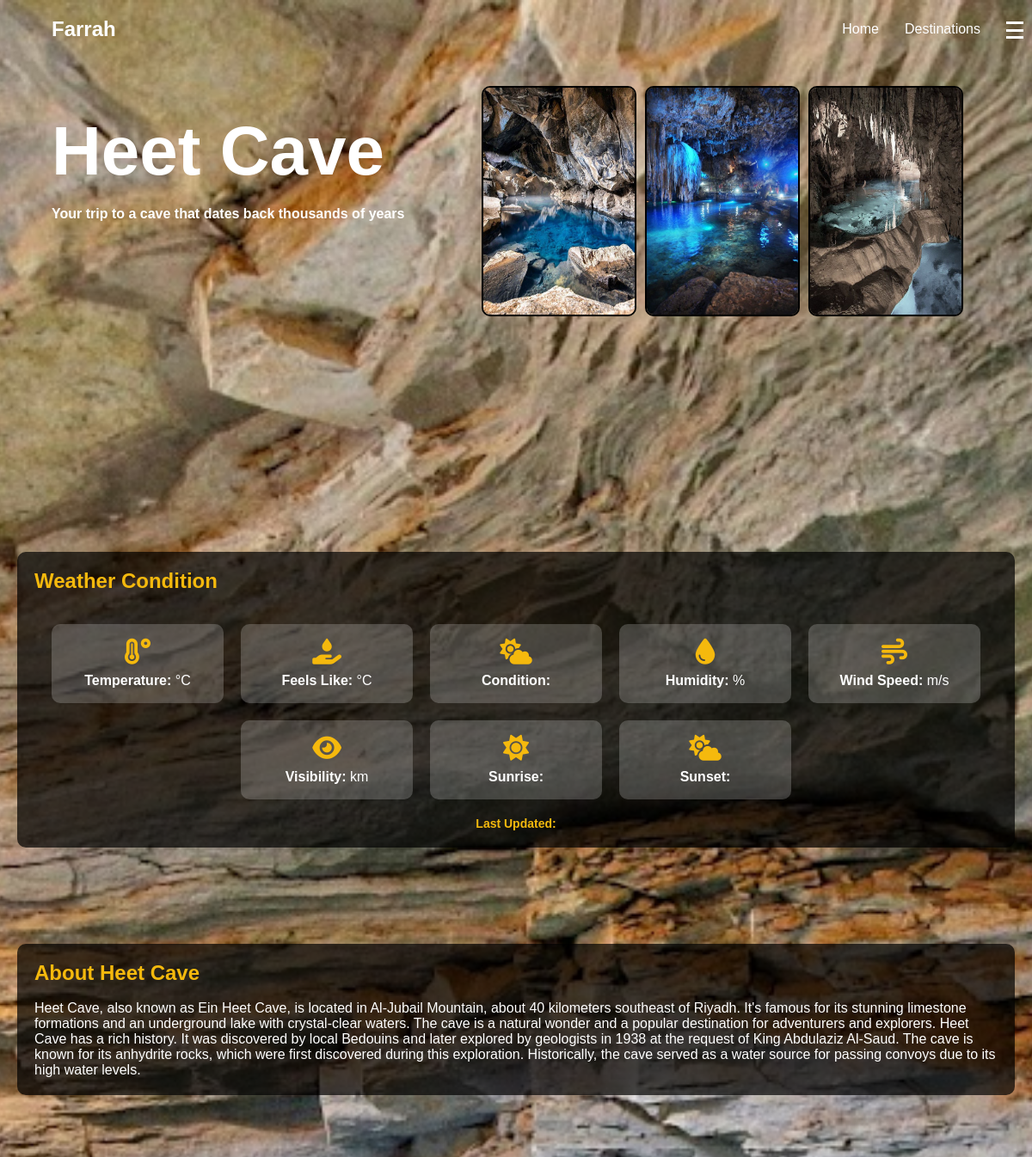
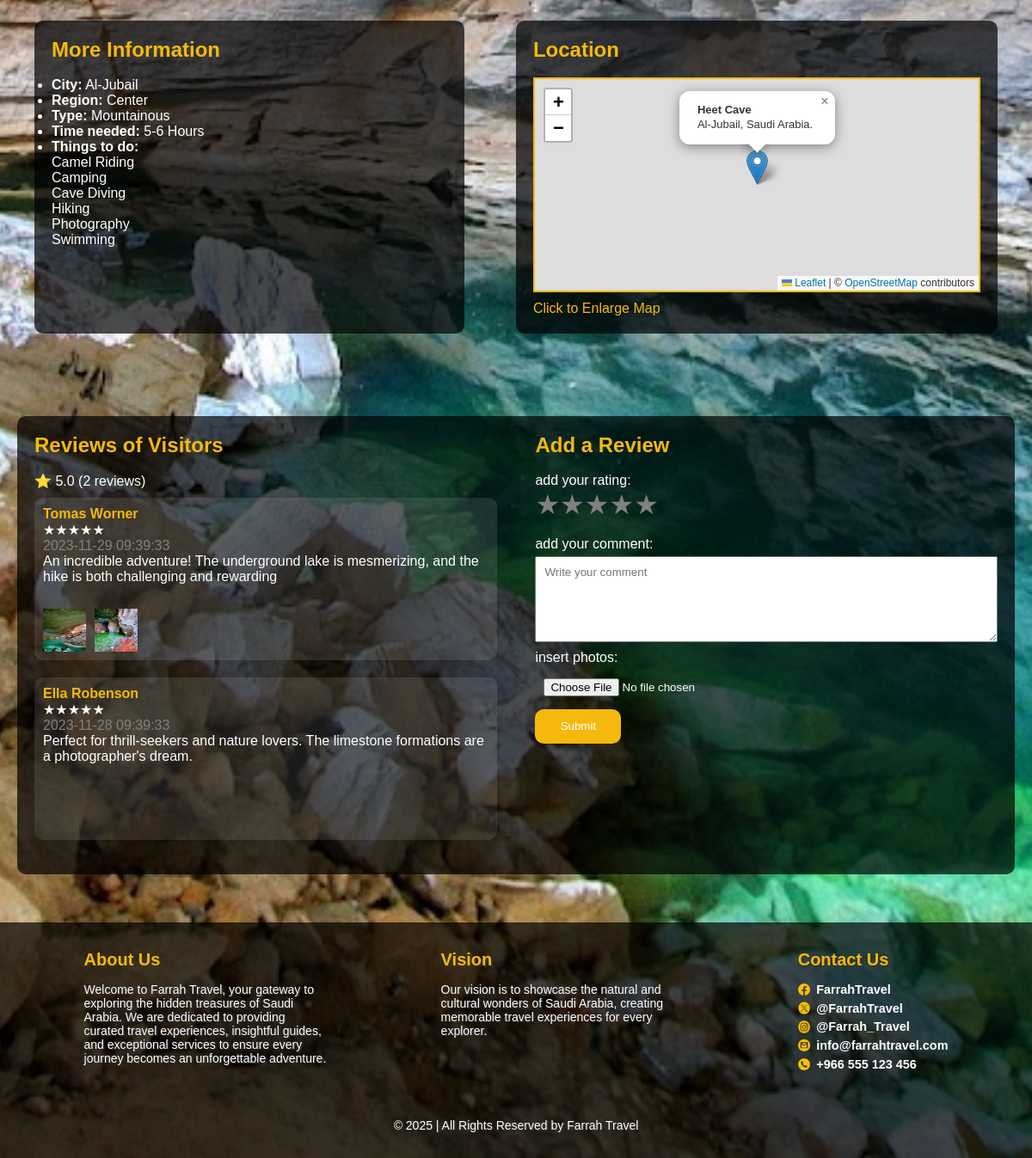
The page /DynamicDestination.php?DestinationID=1 on the database its author committed (2 pictures, top to bottom).
### tables this page shows
CREATE TABLE `destination` (
  `DestinationID` varchar(255) NOT NULL,
  `Name` varchar(100) NOT NULL,
  `Sentence` varchar(700) NOT NULL,
  `Latitude` float NOT NULL,
  `Longitude` float NOT NULL,
  `City` varchar(100) NOT NULL,
  `Region` varchar(100) NOT NULL,
  `Type` varchar(50) NOT NULL,
  `Description` varchar(700) NOT NULL,
  `TimeNeeded` varchar(20) NOT NULL,
  `BackgroundPhoto` varchar(800) NOT NULL
);

CREATE TABLE `destinationimage` (
  `DestinationID` varchar(255) NOT NULL,
  `DestinationImage` varchar(800) NOT NULL
);

CREATE TABLE `thingstodo` (
  `DestinationID` varchar(255) NOT NULL,
  `ThingsToDo` varchar(300) NOT NULL
);

CREATE TABLE `review` (
  `ReviewID` int(11) NOT NULL,
  `UserID` varchar(255) NOT NULL,
  `DestinationID` varchar(255) NOT NULL,
  `Rating` int(11) NOT NULL,
  `Comment` varchar(400) DEFAULT NULL,
  `Date` timestamp NOT NULL DEFAULT CURRENT_TIMESTAMP
);

CREATE TABLE `user` (
  `UserID` varchar(255) NOT NULL,
  `Name` varchar(50) NOT NULL,
  `PhoneNumber` varchar(15) NOT NULL,
  `Email` varchar(100) NOT NULL,
  `Password` varchar(255) NOT NULL
);

CREATE TABLE `reviewimage` (
  `ReviewID` int(255) NOT NULL,
  `ReviewImage` varchar(800) NOT NULL
);

### DynamicDestination.php (the view, shortened to what this page needs)
<?php
include 'db.php';
$destinationID = isset($_GET['DestinationID']) ? $_GET['DestinationID'] : '';
$query = "SELECT * FROM destination WHERE DestinationID = ?";
$stmt = $conn->prepare($query);
$stmt->bind_param("s", $destinationID);
$stmt->execute();
$result = $stmt->get_result();
$destination = $result->fetch_assoc();
$queryImages = "SELECT DestinationImage FROM destinationimage WHERE DestinationID = ?";
$stmt = $conn->prepare($queryImages);
$stmt->bind_param("i", $destinationID);
$stmt->execute();
$resultImages = $stmt->get_result();
$images = $resultImages->fetch_all(MYSQLI_ASSOC);
$queryThings = "SELECT ThingsToDo FROM thingstodo WHERE DestinationID = ?";
$stmt = $conn->prepare($queryThings);
$stmt->bind_param("i", $destinationID);
$stmt->execute();
$resultThings = $stmt->get_result();
$thingsToDo = $resultThings->fetch_all(MYSQLI_ASSOC);
$destinationID = isset($_GET['DestinationID']) ? $_GET['DestinationID'] : '';
$queryReviews = "SELECT r.*, u.Name FROM review r
                 JOIN user u ON r.UserID = u.UserID
                 WHERE r.DestinationID = ? ORDER BY r.Date DESC";
$stmt = $conn->prepare($queryReviews);
$stmt->bind_param("i", $destinationID);
$stmt->execute();
$resultReviews = $stmt->get_result();
$reviews = $resultReviews->fetch_all(MYSQLI_ASSOC);
$totalReviews = count($reviews);
$averageRating = $totalReviews ? array_sum(array_column($reviews, 'Rating')) / $totalReviews : 0;
?>
<!DOCTYPE html>
<html lang="en">
<head>
  <link rel="stylesheet" href="css/DestnitionStyle.css">
  <link rel="stylesheet" href="https://cdnjs.cloudflare.com/ajax/libs/font-awesome/6.4.2/css/all.min.css">
  <link rel="stylesheet" href="https://unpkg.com/leaflet@1.7.1/dist/leaflet.css" />
</head>
<body>
  <div class="slidebar-btn" id="slidebarBtn">
    <span class="bar"></span>
    <span class="bar"></span>
    <span class="bar"></span>
  </div>
  <header>
    <div class="header-left">
      <div class="logo">Farrah</div>
    </div>
    <nav>
      <ul>
        <li><a href="Home.html">Home</a></li>
        <li><a href="Destnition.html">Destinations</a></li>
      </ul>
    </nav>
  </header>
  <div class="background">
    <div class="overlay"></div>
  </div>
  <div class="destination-header">
    <div class="destination-info">
      <h1><?php echo htmlspecialchars($destination['Name']); ?></h1><br>
      <p><strong><?php echo htmlspecialchars($destination['Sentence']); ?></strong></p>
    </div>
    <div class="destination-images photo-container1">
      <?php
$i = 1;
foreach ($images as $img) { ?>
      <img class="review-photo1" src="<?php echo htmlspecialchars($img['DestinationImage']); ?>" alt="Destination Image" onclick="openModal('photo<?php echo $i; ?>')">
    <?php
    $i++;
}
?>
    </div>
  </div>
  <br><br><br><br><br><br><br><br><br><br><br><br><br>
  <div class="black-container">
    <h2 style="color: #f5b90d; text-align: center; text-align: left;">Weather Condition</h2> <br><br>
    <div class="weather-cards">
      <div class="weather-card">
        <i class="fas fa-temperature-high"></i>
        <p><strong>Temperature:</strong> <span id="temperature"></span>°C</p>
      </div>
      <div class="weather-card">
        <i class="fas fa-hand-holding-water"></i>
        <p><strong>Feels Like:</strong> <span id="feelsLike"></span>°C</p>
      </div>
      <div class="weather-card">
        <i class="fas fa-cloud-sun"></i>
        <p><strong>Condition:</strong> <span id="condition"></span></p>
      </div>
      <div class="weather-card">
        <i class="fas fa-tint"></i>
        <p><strong>Humidity:</strong> <span id="humidity"></span>%</p>
      </div>
      <div class="weather-card">
        <i class="fas fa-wind"></i>
        <p><strong>Wind Speed:</strong> <span id="windSpeed"></span> m/s</p>
      </div>
      <div class="weather-card">
        <i class="fas fa-eye"></i>
        <p><strong>Visibility:</strong> <span id="visibility"></span> km</p>
      </div>
      <div class="weather-card">
        <i class="fas fa-sun"></i>
        <p><strong>Sunrise:</strong> <span id="sunrise"></span></p>
      </div>
      <div class="weather-card">
        <i class="fas fa-cloud-sun"></i>
        <p><strong>Sunset:</strong> <span id="sunset"></span></p>
      </div>
    </div>
    <h2 class="last-updated">Last Updated: <span id="lastUpdated"></span></h2>
  </div>
  <br><br><br><br>
  <div class="black-container">
    <h2 style="color: #f5b90d;">About <?php echo htmlspecialchars($destination['Name']); ?></h2> <br>
    <p><?php echo htmlspecialchars($destination['Description']); ?></p>
  </div>
  <br><br>
  <div class="info-map-container">
    <div class="black-container info">
      <h2 style="color: #f5b90d;">More Information</h2> <br>
      <ul>
        <li><strong>City:</strong> <?php echo htmlspecialchars($destination['City']); ?> </li>
        <li><strong>Region:</strong> <?php echo htmlspecialchars($destination['Region']); ?></li>
        <li><strong>Type:</strong> <?php echo htmlspecialchars($destination['Type']); ?></li>
        <li><strong>Time needed:</strong> <?php echo htmlspecialchars($destination['TimeNeeded']); ?></li>
        <li><strong>Things to do:</strong>
          <?php foreach ($thingsToDo as $thing) { ?>
            <pre><?php echo htmlspecialchars($thing['ThingsToDo']); ?></pre>
        <?php } ?>
      </ul>
    </div>
    <div class="black-container map-container">
      <h2 class="map-title">
        <pre>Location                                                               </pre>
      </h2><br>
      <div id="map" class="map-preview"></div>
      <a href="#" id="enlargeMapLink" class="enlarge-map-link">Click to Enlarge Map</a>
    </div>
  </div>
  <br><br>
  <div class="black-container reviews-container">
    <div class="reviews">
        <h2 style="color: #f5b90d;">Reviews of Visitors</h2><br>
        <div class="ratings">
            <p>⭐ <?php echo number_format($averageRating, 1); ?> (<?php echo $totalReviews; ?> reviews)</p>
        </div>
        <?php if ($totalReviews > 0) { ?>
            <?php foreach ($reviews as $review) { ?>
                <div class="review">
                    <p><strong style="color: #f5b90d;"><?php echo htmlspecialchars($review['Name']); ?></strong><br>
                    <?php echo str_repeat('★', $review['Rating']) . str_repeat('☆', 5 - $review['Rating']); ?><br>
                    <span class="date"><?php echo htmlspecialchars($review['Date']); ?></span></p>
                    <p><?php echo htmlspecialchars($review['Comment']); ?></p><br>
                    <div class="photo-container">
                        <?php
                        $videoIndex = 1;
                        $queryReviewMedia = "SELECT ReviewImage FROM reviewimage WHERE ReviewID = ?";
                        $stmt = $conn->prepare($queryReviewMedia);
                        $stmt->bind_param("i", $review['ReviewID']);
                        $stmt->execute();
                        $resultMedia = $stmt->get_result();
                        while ($media = $resultMedia->fetch_assoc()) {
                            $filePath = htmlspecialchars($media['ReviewImage']);
                            $fileExtension = strtolower(pathinfo($filePath, PATHINFO_EXTENSION));
                            if (in_array($fileExtension, ['jpg', 'jpeg', 'png', 'gif', 'webp'])) {
                                echo "<img class='review-photo reviewPhoto' src='$filePath' onclick=\"openModal('photo$i')\">";
                                $i++;
                            } elseif (in_array($fileExtension, ['mp4', 'webm', 'ogg'])) {
                                echo "<video src='$filePath' class='review-video reviewPhoto' onclick=\"openModal('video$videoIndex')\"></video>";
                                $videoIndex++;
                            }
                        }
                        ?>
                    </div>
                </div>
            <?php } ?>
        <?php } else { ?>
            <p>No reviews yet. Be the first to leave a review!</p>
        <?php } ?>
    </div>
    <div class="add-review">
        <form action="DynamicDestination.php?DestinationID=<?php echo $destinationID; ?>" method="post" enctype="multipart/form-data">
            <h2 style="color: #f5b90d;">Add a Review</h2><br>
            <p>add your rating:</p>
            <div class="star-rating">
                <span class="star" data-value="1">&#9733;</span>
                <span class="star" data-value="2">&#9733;</span>
                <span class="star" data-value="3">&#9733;</span>
                <span class="star" data-value="4">&#9733;</span>
                <span class="star" data-value="5">&#9733;</span>
            </div><br>
            <p>add your comment:</p>
            <textarea name="comment" class="comment" placeholder="Write your comment"></textarea>
            <p>insert photos:</p>
            <input type="file" name="photo">
            <button type="submit" id="submit">Submit</button>
        </form>
    </div>
</div>
  <br><br>
  <footer id="footer" class="footer">
    <div class="footer-top">
      <div class="container">
        <div class="row">
          <div class="col">
            <div class="single-footer">
              <h2>About Us</h2>
              <p>
                Welcome to Farrah Travel, your gateway to exploring the hidden treasures of Saudi Arabia.
                We are dedicated to providing curated travel experiences, insightful guides, and exceptional
                services to ensure every journey becomes an unforgettable adventure.
              </p>
            </div>
          </div>
          <div class="col">
            <div class="single-footer">
              <h2>Vision</h2>
              <p>
                Our vision is to showcase the natural and cultural wonders of Saudi Arabia,
                creating memorable travel experiences for every explorer.
              </p>
            </div>
          </div>
          <div class="col">
            <h2>Contact Us</h2>
            <ul class="social">
              <li>
                <img src="images/facebook-icon.png" alt="facebook" />
                <span>FarrahTravel</span>
              </li>
              <li>
                <img src="images/x-icon.png" alt="x" />
                <span>@FarrahTravel</span>
              </li>
              <li>
                <img src="images/instagram-icon.png" alt="instagram" />
                <span>@Farrah_Travel</span>
              </li>
              <li>
                <img src="images/gmail-icon.png" alt="gmail" />
                <span>info@farrahtravel.com</span>
              </li>
              <li>
                <img src="images/phone-icon.png" alt="phone" />
                <span>+966 555 123 456</span>
              </li>
            </ul>
          </div>
        </div>
      </div>
    </div>
    <div class="copyright">
      <div class="container">
        <div class="row">
          <div class="copyright-content">
            <p>
              © 2025 | All Rights Reserved by
              <span>Farrah Travel</span>
            </p>
          </div>
        </div>
      </div>
    </div>
  </footer>
</body>
</html>

### rows shown on the page
destination: Name "Heet Cave", Sentence "Your trip to a cave that dates back thousands of years", Description "Heet Cave, also known as Ein Heet Cave, is located in Al-Jubail Mountain, about 40 kilometers southeast of Riyadh. It's famous for its stunning limestone formations and an underground lake with crystal-clear waters. The cave is a natural wonder and a popular destination for adventurers and explorers. Heet Cave has a rich history. It was discovered by local Bedouins and later explored by geologists in 1938 at the request of King Abdulaziz Al-Saud. The cave is known for its anhydrite rocks, which were first discovered during this exploration. Historically, the cave served as a water source for passing convoys due to its high water levels.", City "Al-Jubail", Region "Center", Type "Mountainous", TimeNeeded "5-6 Hours"
destinationimage: DestinationImage (picture)
destinationimage: DestinationImage (picture)
destinationimage: DestinationImage (picture)
thingstodo: ThingsToDo "Camel Riding"
thingstodo: ThingsToDo "Camping"
thingstodo: ThingsToDo "Cave Diving"
thingstodo: ThingsToDo "Hiking"
thingstodo: ThingsToDo "Photography"
thingstodo: ThingsToDo "Swimming"
review: UserID.Name "Tomas Worner", Rating "★★★★★", Date "2023-11-29 09:39:33", Comment "An incredible adventure! The underground lake is mesmerizing, and the hike is both challenging and rewarding"
reviewimage: ReviewImage (picture)
reviewimage: ReviewImage (picture)
review: UserID.Name "Ella Robenson", Rating "★★★★★", Date "2023-11-28 09:39:33", Comment "Perfect for thrill-seekers and nature lovers. The limestone formations are a photographer's dream."

### other values the page prints
$averageRating "5.0"
$totalReviews "2"
